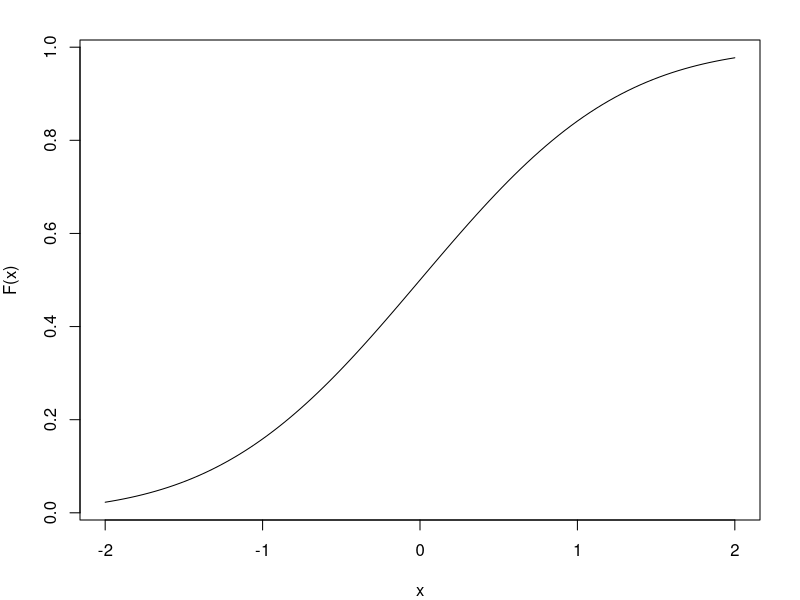
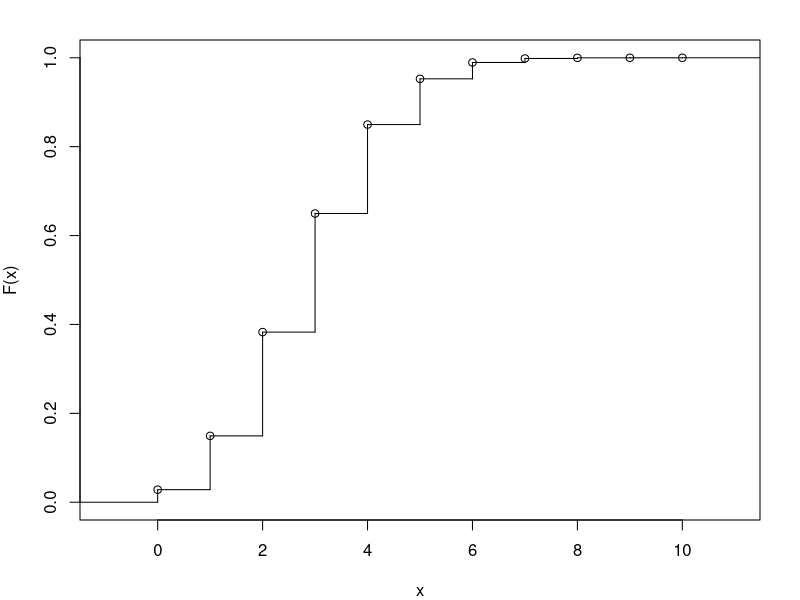
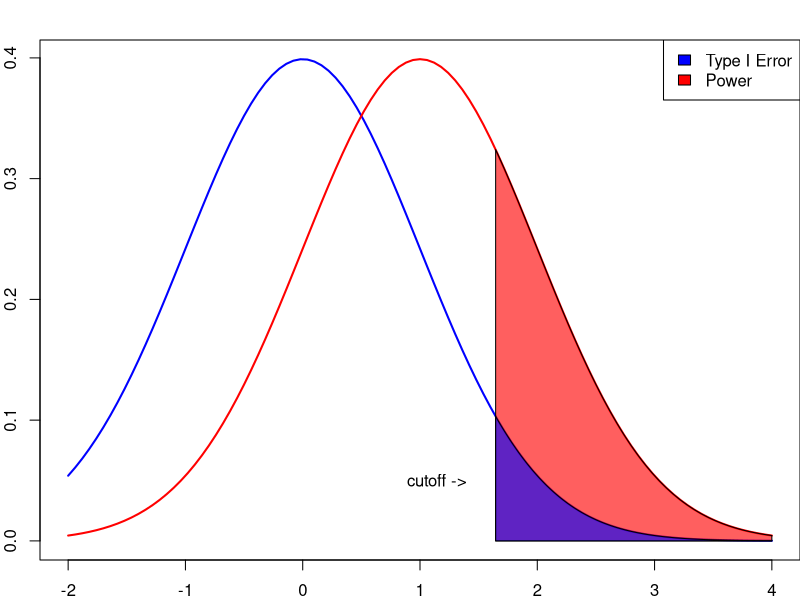

These figures' R source, in order:
### R code from vignette source '/home/mark/Documents/Teaching/sjtu/stats406-summer2021/lectures/week01/week01_statistical_review/lecture-core.Rnw'

###################################################
### code chunk number 1: lecture-core.Rnw:52-56
###################################################
options(width = 60, digits = 4)
set.seed(49482)
library(tidyverse)
library(ggplot2)


###################################################
### code chunk number 2: lecture-core.Rnw:174-176
###################################################
par(mar = c(4, 4, 2, 2))
curve(pnorm(x), from = -2, to = 2, ylab = "F(x)")


###################################################
### code chunk number 3: lecture-core.Rnw:206-208
###################################################
par(mar = c(4,4,2,2))
plot(stepfun(x = 0:10, c(0, pbinom(0:10, size = 10, p = 0.3))), ylab = "F(x)", main = NA)


###################################################
### code chunk number 4: lecture-core.Rnw:326-330
###################################################
terms <- map_dbl(0:10, function(i) {
  choose(10, i) * 0.3^i * 0.7^(10 - i) * i
})
sum(terms)


###################################################
### code chunk number 5: lecture-core.Rnw:339-343
###################################################
terms <- map_dbl(0:10, function(i) {
  choose(10, i) * 0.3^i * 0.7^(10 - i) * log(i + 1)
})
sum(terms)


###################################################
### code chunk number 6: lecture-core.Rnw:613-622
###################################################
par(mar = c(2, 2, 2, 0))
curve(dnorm(x), from = -2, 4, lwd = 2, col = "blue")
curve(dnorm(x, mean = 1), add = TRUE, col = "red", lwd = 2)
cut <- qnorm(0.95)
regionx <- seq(cut, 4, length.out = 200)
polygon(c(regionx, regionx[200], cut), c(dnorm(regionx, mean = 1), 0, 0), col = "#FF0000A0")
polygon(c(regionx, regionx[200], cut), c(dnorm(regionx), 0, 0), col = "#0000FFA0")
text("cutoff ->", x = cut - 0.5, y = 0.05)
legend("topright", fill = c("blue", "red"), legend = c("Type I Error", "Power"))


###################################################
### code chunk number 7: lecture-core.Rnw:629-631
###################################################
n <- 2 
(cutoff <- qnorm(0.95, mean = 0, sd = 1/n))


###################################################
### code chunk number 8: lecture-core.Rnw:635-636
###################################################
1 - pnorm(cutoff, mean = 1, sd = 1/n)


